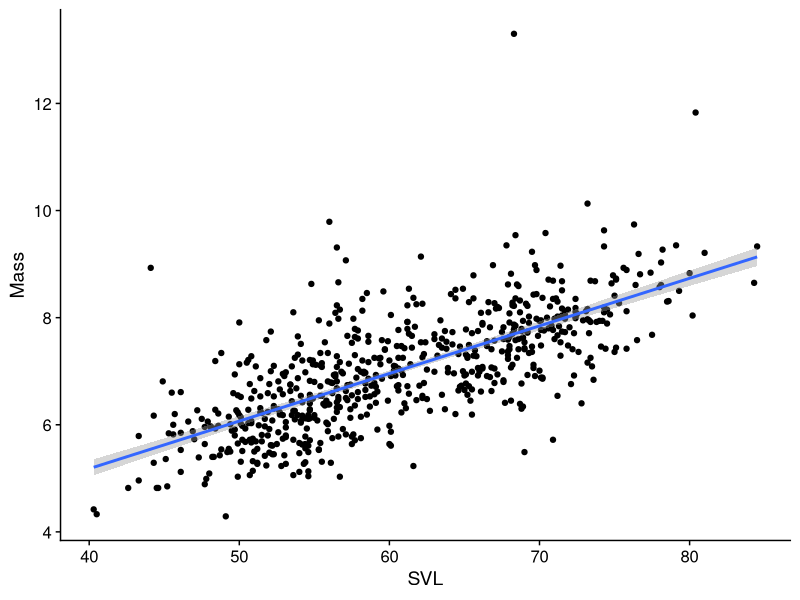
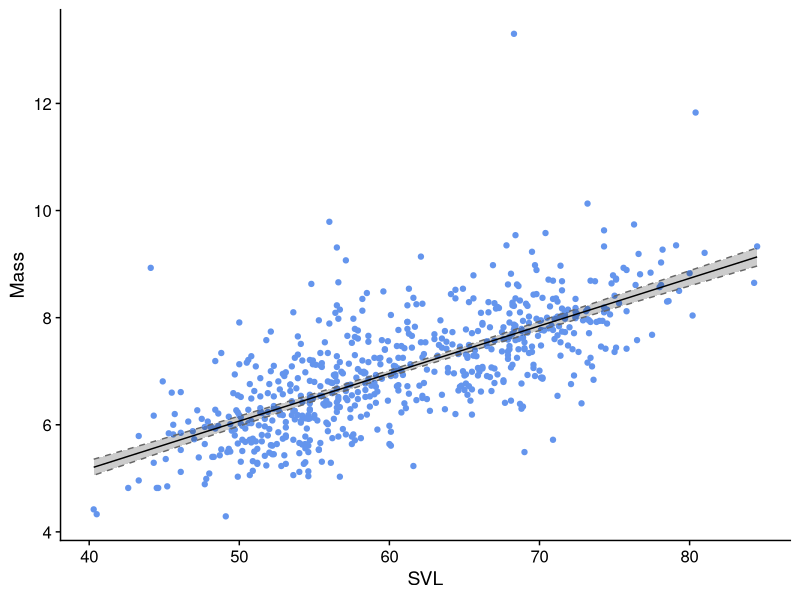
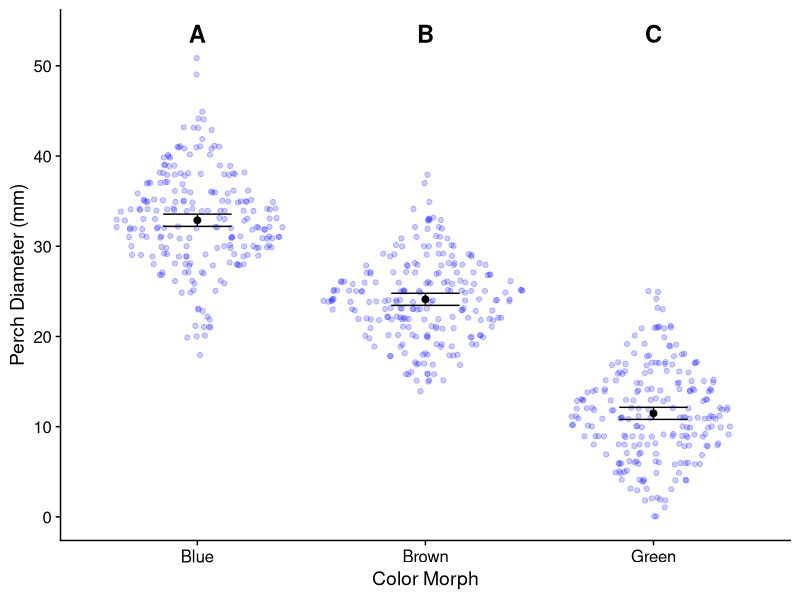

Write the R code that produced these figures, in order.
## ---- chunk 1
# This invisible block is a workaround for Travis CI not having the tidyverse meta-package; 
library(ggplot2)
library(dplyr)
library(readr)
library(tibble)
library(forcats)
library(cowplot)
library(kableExtra)
theme_set(theme_cowplot())
lizards <- read_csv("example_data/anoles.csv") # See Appendix A if you don't have this data
# Capture View()
real_view = View
View = function(x,...){
  # Scrollable table output
  # knitr::kable(head(x))
  x %>% head(n = 10) %>% 
    kableExtra::kbl() %>% 
    kableExtra::kable_paper() %>% 
    kableExtra::scroll_box(width = "100%")
} 
## ---- chunk 2
color_levels = c("Red","Green","Blue")
# Randomly select 20 colors from color_levels
color_example = sample(color_levels, size = 20, replace = TRUE)
color_example

# Convert it into a factor
color_as_factor = factor(color_example, levels = color_levels)
color_as_factor
## ---- chunk 3
color_by_perch_tbl <- lizards %>% 
  select(Color_morph, Perch_type) %>% # select only the columns you want
  table()  # feed them into the table command
color_by_perch_tbl
## ---- chunk 4
color_by_perch_tbl / sum(color_by_perch_tbl)
## ---- chunk 5
chisq.test(color_by_perch_tbl)
## ---- chunk 6
site_a_contingency <- lizards %>% 
  filter(Site == "A") %>% # cut down the data size
  select(Color_morph, Perch_type) %>% # select only the columns you want
  table()  # feed them into the table command
print(site_a_contingency)
chisq.test(site_a_contingency)
## ---- chunk 7
fisher.test(site_a_contingency)
## ---- chunk 8
chisq.test(lizards$Color_morph, lizards$Perch_type)
## ---- chunk 9
simple_reg <- lm(Mass ~ SVL, data = lizards)
simple_reg
## ---- chunk 10
coef(simple_reg)
## ---- chunk 11
summary(simple_reg)
## ---- chunk 12
lizards %>% 
  ggplot() + 
  aes(x = SVL, y = Mass) + 
  geom_point() + 
  geom_smooth(method = "lm", # use a linear regression
              se = TRUE, # Include a confidence interval around the line
              level = .95) # the level of the confidence interval; default = 95%

## ---- chunk 13
simple_reg_predictions <- simple_reg %>% 
  # Predict fitted values wish 95% confidence intervals
  predict(interval = "confidence", level = .95) %>% 
  # The output of predict() is a matrix; that's hard to work with, so...
  as_tibble() # we convert the output of predict() to a data frame (tibble)
simple_reg_plot_data <- lizards %>% 
  select(SVL, Mass) %>% # we only need these columns
  bind_cols(simple_reg_predictions) # adds columns of simple_reg_preds to our lizards
View(simple_reg_plot_data)
## ---- chunk 14
ggplot(simple_reg_plot_data) + 
  aes(x = SVL) + 
  geom_point(aes(y = Mass), color = "cornflowerblue") + 
  geom_ribbon(aes(ymin = lwr, ymax = upr), 
              fill = alpha("black", .2),  # dark fill with 80% transparency (alpha)
              color = grey(.4), # dark-ish grey border line
              linetype = 2) +   # dotted border line
  geom_line(aes(y = fit))
## ---- chunk 15
# Create a data frame with new predictors
svl_predictors = tibble(SVL = c(20, 150, 600)) # New predictors
mass_predictions <- predict(simple_reg, 
                           newdata = svl_predictors)  # The newdata argument is key here
                                                      # If unspecified, it uses the original data
svl_predictors %>% 
  mutate(Mass_estimate = mass_predictions)
## ---- chunk 16
# Fit the model wtih a regression
simple_anova_lm <- lm(Diameter ~ Color_morph, data = lizards) 
# Reformat into traditional ANOVA style; this is usually done with a pipe as part of the previous step
simple_anova <- aov(simple_anova_lm)

# Look at the ANOVA table
simple_anova %>% summary()
## ---- chunk 17
summary(simple_anova_lm)
## ---- chunk 18
# make a data frame with just your predictors (distinct removes duplicates)
color_levels <- lizards %>% distinct(Color_morph)
color_levels

simple_anova_means <- 
  # Calculate means & 95% CI
  predict(simple_anova, newdata = color_levels, 
                             interval = "confidence", level = 0.95) %>% 
    as_tibble() %>%  # Convert to data frame
    bind_cols(color_levels) # add the prediction data as more columns
simple_anova_means
## ---- chunk 19
simple_anova %>% TukeyHSD()
## ---- chunk 20
# We'll store these in a data frame for later use
anova_means_letters <- simple_anova_means %>% 
  arrange(Color_morph) %>% # These will be plotted alphabetically, so we'll sort them that way to keep things easy
  mutate(anova_labels = c("A", "B", "C"))
anova_means_letters
## ---- chunk 21
library(ggforce) # for geom_sina()
# We're going to add post-hoc letters to this plot
letter_y_position <- max(lizards$Diameter) * 1.05 # Put letters at the top

anova_plot <- ggplot(lizards) + 
  aes(x = Color_morph) + # Color_morph column is in both lizards AND anova_means_letters
  # Show the raw data
  geom_sina(aes(y = Diameter), # Diameter column is in lizards data frame
            color = alpha("blue", .2)) +  # semi-transparent points
  geom_errorbar(
    aes(ymin = lwr, ymax = upr), # columns lwr and upr are in anova_means_letters
    data = anova_means_letters,    # Use the summary data frame instead of lizards
    color = "black", 
    width = .3 # How wide the error bars are
  ) + 
  geom_point(aes(y = fit), # fit column is in anova_means_letters
             color = "black", size = 2,
             data = anova_means_letters) + 
  geom_text(aes(label = anova_labels), # label is the aesthetic used to indicate text
            y = letter_y_position, # This is a fixed spot, not an aesthetic
            fontface = "bold",
            size = 6, # font size
            data = anova_means_letters) + 
  scale_y_continuous(
    # insure the letters aren't cut off at the top
    limits = c(NA, letter_y_position), # This is the same as ylim()
    breaks = seq(from = 0, to = 50, by = 10), # set axis ticks every 10 points
    name = c("Perch Diameter (mm)") # this is the same as ylab()
  ) + 
  xlab("Color Morph")
anova_plot
## ---- chunk 22
lizards_by_size <- lizards %>%
  filter(SVL <= 55 | SVL >= 65) %>%  # Remove the lizards of intermediate size
  mutate(Size_class = if_else (SVL >= 65, "big", "small") )# Define Size_class as big or small, based on SVL
## ---- chunk 23
lizard_size_sumary_table <- lizards_by_size %>%
  group_by(Size_class) %>% # We want to summarize each size class
  summarize(mean = mean(Limb), sd = sd(Limb), var = var(Limb), n = n()) %>%
  ungroup()
lizard_size_sumary_table
## ---- chunk 24
lizard_t_test <-  t.test(Limb ~ Size_class, # formula specifies response (on left) and predictor (on right)
                         data = lizards_by_size, 
                         var.equal = FALSE) # Assume unequal variances; this is the default option.
print(lizard_t_test)
## ---- chunk 25
lizard_size_sumary_table %>% 
  summarize(mean_diff = diff(mean),
            pooled_variance = sum(var * n) / sum(n) ) %>% #weighted mean of variance
  mutate(cohen_d = abs(mean_diff) / sqrt(pooled_variance) ) # COhen's d is always positive, so take abs() of mean_diff 
